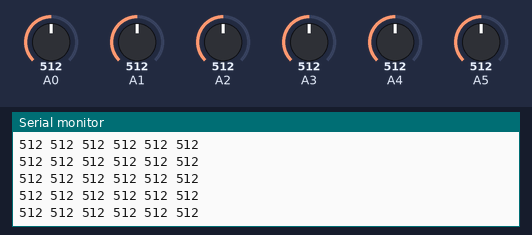
The sketch below on a simulated Arduino Uno, built with avr-gcc and run on an emulated ATmega328P. On the bench: the last lines printed to the serial monitor. Inputs (shaded band) come from the test bench; at power-on: A0 = 512, A1 = 512, A2 = 512, A3 = 512, A4 = 512, A5 = 512.

Above: at 7.2 s.
7.3 s: A0 set to 106
At 7.62 s:
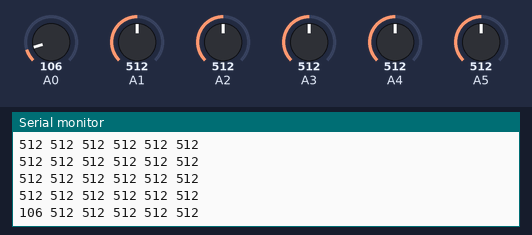
10.3 s: A0 set to 93
At 10.44 s:
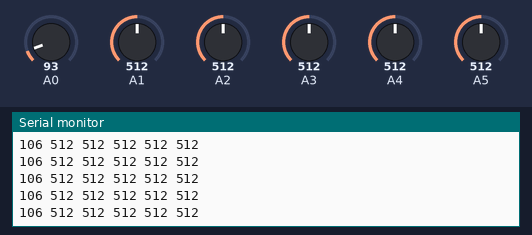
Timing chart, 0 to 12.8 s (numbered marks = the images above; inputs shaded):
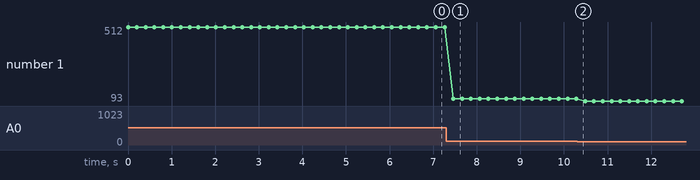

Measured:
- after the input at 7.3 s, the serial monitor: prints a new line after 0.16 s (image 1)
- plotted number 1: 512 → 106 after the input at 7.3 s, 106 → 93 after the input at 10.3 s

The sketch:

line_reader.ino
```cpp
void setup()
{
  // put your setup code here, to run once:
  Serial.begin(9600);
}

void loop()
{
  // put your main code here, to run repeatedly:
  int a0 = analogRead(A0);
  int a1 = analogRead(A1);
  int a2 = analogRead(A2);
  int a3 = analogRead(A3);
  int a4 = analogRead(A4);
  int a5 = analogRead(A5);

  Serial.print(a0);
  Serial.print(" ");
  Serial.print(a1);
  Serial.print(" ");
  Serial.print(a2);
  Serial.print(" ");
  Serial.print(a3);
  Serial.print(" ");
  Serial.print(a4);
  Serial.print(" ");
  Serial.print(a5);
  Serial.print(" ");
  Serial.println();
  delay(200);
}
```
